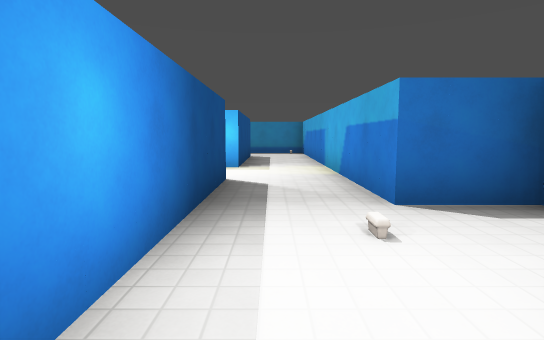
View 1 (above)

24 first-person views from a walk through a 3-D level made in the Godot game engine. The camera is 1.4 m above the floor, tilts 6° down and sees 80° across. The floor is counted in squares, 2 m on a side. Each view is taken from the middle of a square. On the plan, view 1 faces up. The plan holds only what a view shows up to about 10 squares ahead; the rest is blank. The place goes on beyond the plan. Characters and animated objects are left out. Surface patterns are stand-ins for the level's own textures.

View 2
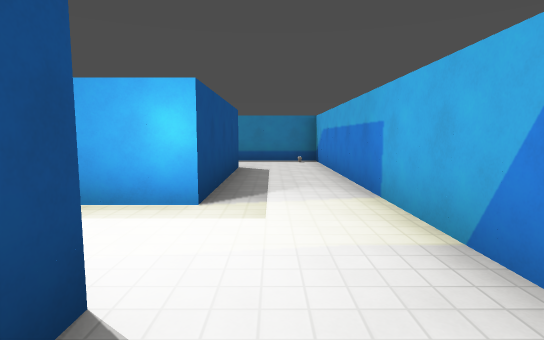

View 3
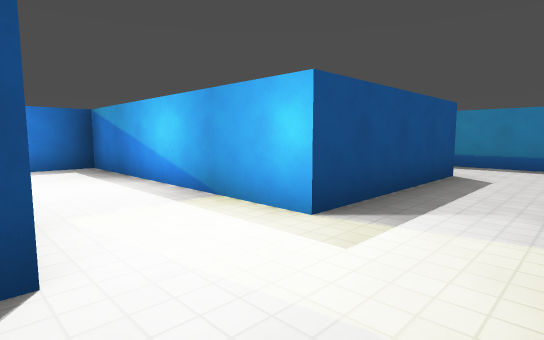

View 4
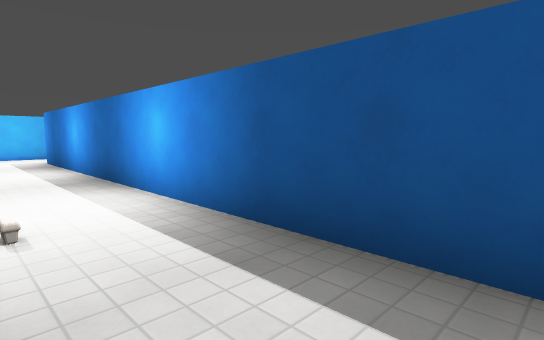

View 5
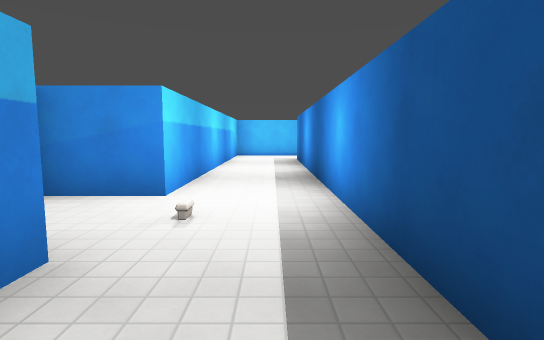

View 6
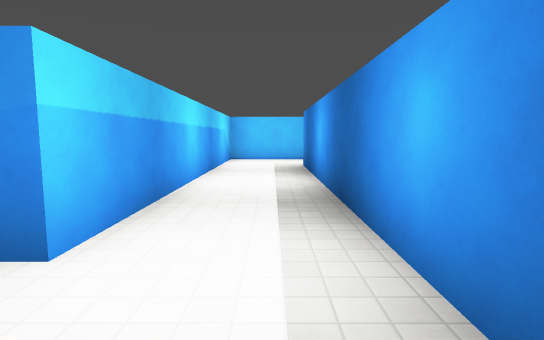

View 7
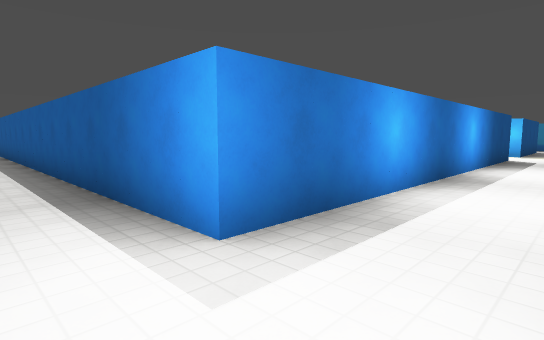

View 8
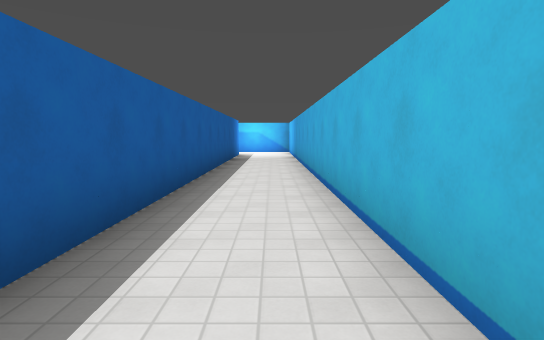

View 9
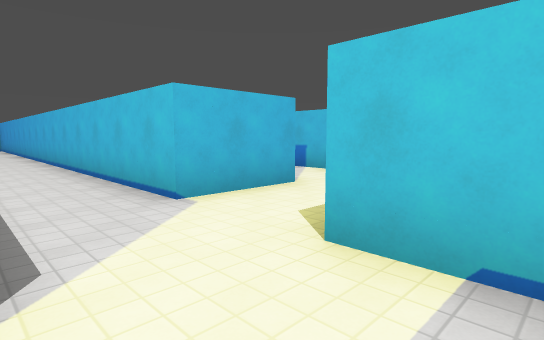

View 10
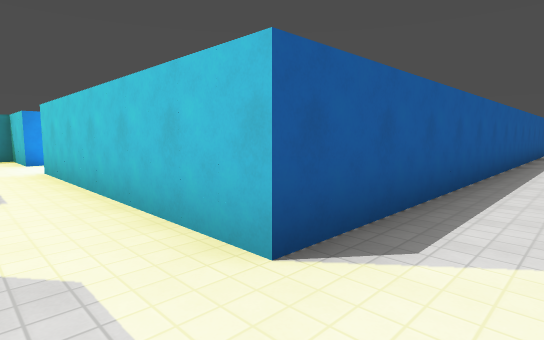

View 11
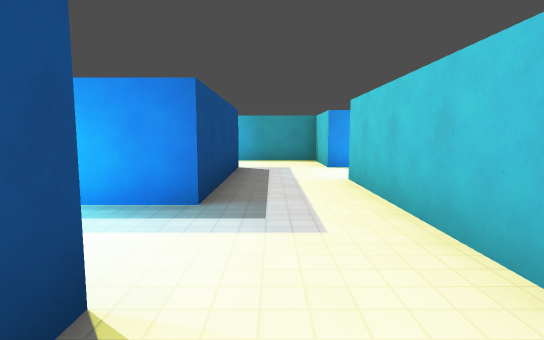

View 12
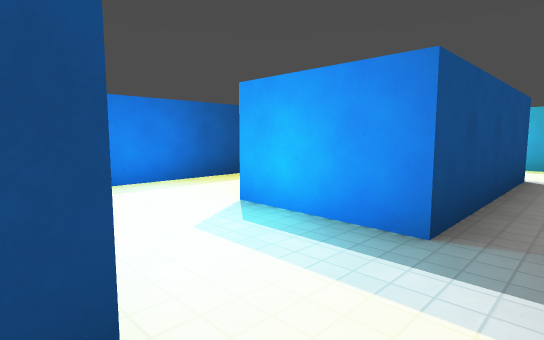

View 13
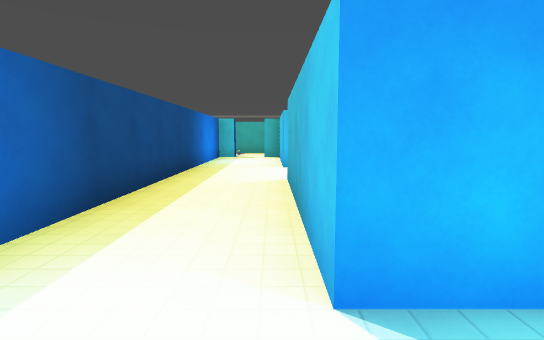

View 14
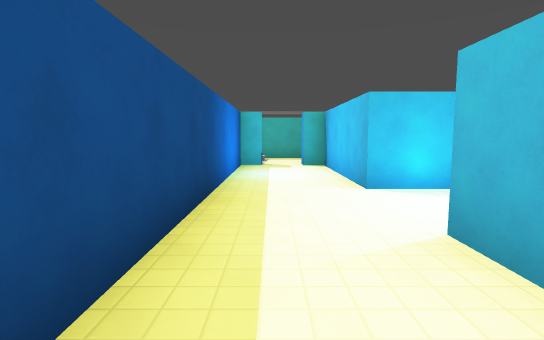

View 15
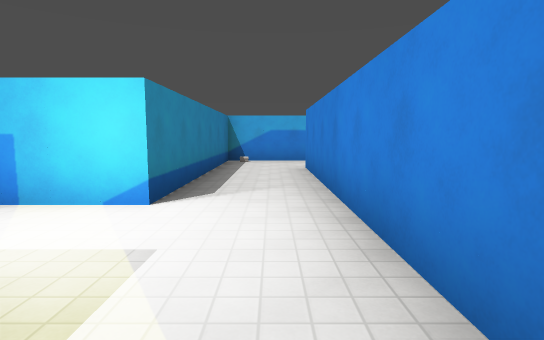

View 16
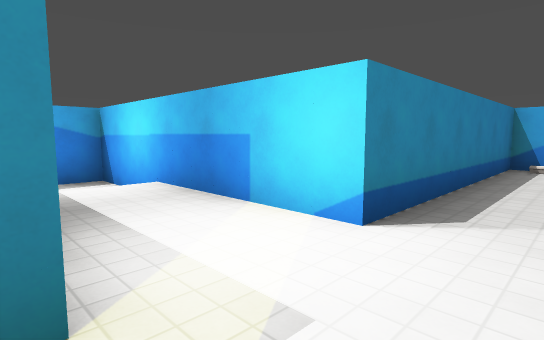

View 17
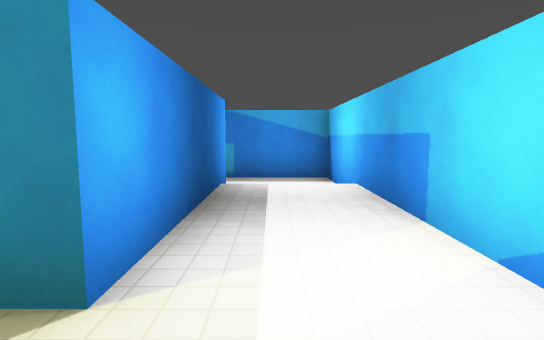

View 18
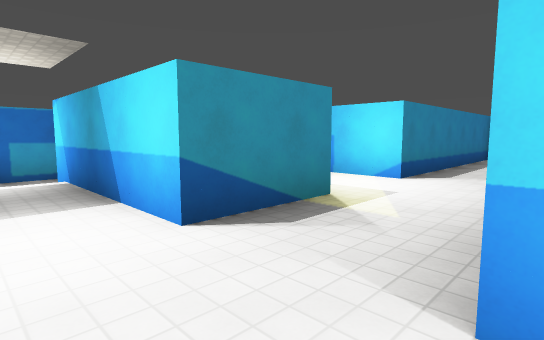

View 19
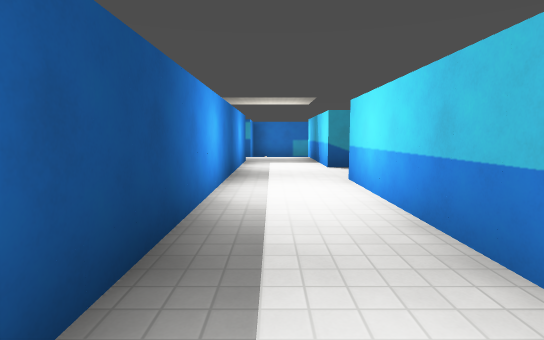

View 20
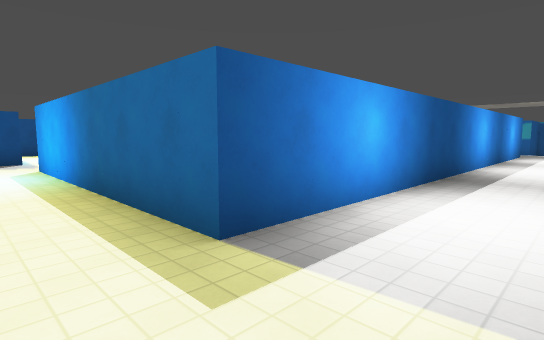

View 21
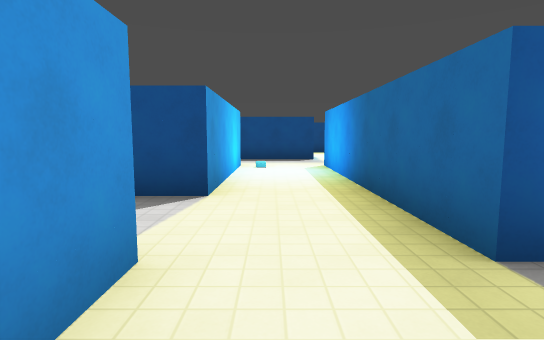

View 22
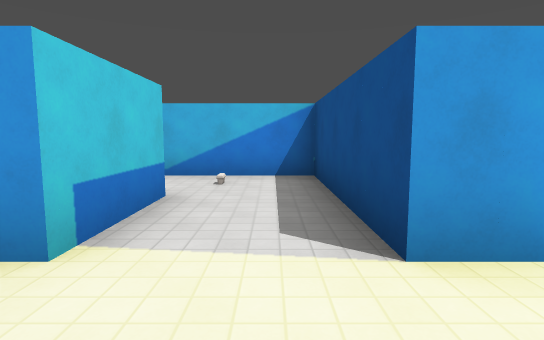

View 23
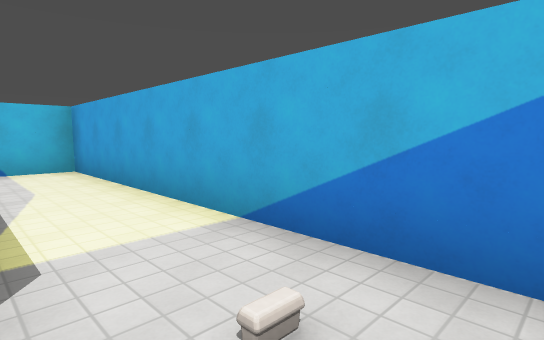

View 24
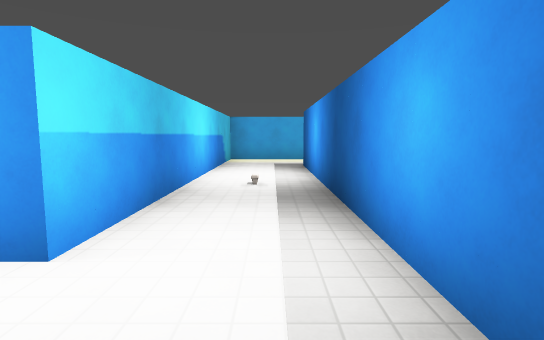

### Floor plan
Key: @ floor where view 1 was taken; # wall or solid block; . main floor; - floor 0.5 m lower than the main floor.
Columns run from 23 left of view 1 to 3 right of it. Each row starts with its distance up from view 1.
 19                 ---#
 18                 ---#
 17               -##--#
 16              ..##..#
 15             #..##..#
 14             #..##..######
 13             #............#
 12             #............#
 11  ..         #..########..#
 10  ..         #..#      #..#
  9 #.##        #..#      #..#
  8 #..#        #..########..#
  7 #..#        #.. #........#
  6 #..#####    #.. #........#
  5 #......#    #.. #..#  #..#
  4 #......######.. #..#  #..#
  3 #..##.......... #..#  #..##
  2 #..##.......... #..#  #...
  1 #..##..####..#  #..#  #..##
  0 #..##..#  #..#  #..#  #@.#
 -1 #......#  #........#  #..#
 -2  ......#  #........#  #..#
 -3     #..#  ##########  #..#
 -4      ..################..#
 -5      ....................#
 -6      ....................#
 -7      ##..#################
 -8        ..#
 -9         .#

Where each view was taken, in squares from view 1:
view 1: 0 up, 0 right, facing up
view 2: 4 up, 0 right, facing up
view 3: 5 up, 1 right, facing up-left
view 4: 5 up, 1 right, facing down-left
view 5: 5 up, 0 right, facing down
view 6: 3 up, 0 right, facing down
view 7: 6 down, 1 right, facing up-left
view 8: 6 down, 13 left, facing right
view 9: 5 down, 18 left, facing down-right
view 10: 6 down, 18 left, facing up-right
view 11: 4 down, 18 left, facing up
view 12: 3 down, 18 left, facing up-left
view 13: 2 down, 21 left, facing up
view 14: 1 up, 22 left, facing up
view 15: 12 up, 8 left, facing right
view 16: 12 up, 7 left, facing up-right
view 17: 12 up, 6 left, facing up
view 18: 11 up, 10 left, facing up-right
view 19: 6 up, 10 left, facing up
view 20: 2 up, 9 left, facing up-left
view 21: 2 up, 9 left, facing left
view 22: 3 up, 12 left, facing down
view 23: 1 down, 12 left, facing down-right
view 24: 7 up, 6 left, facing down
